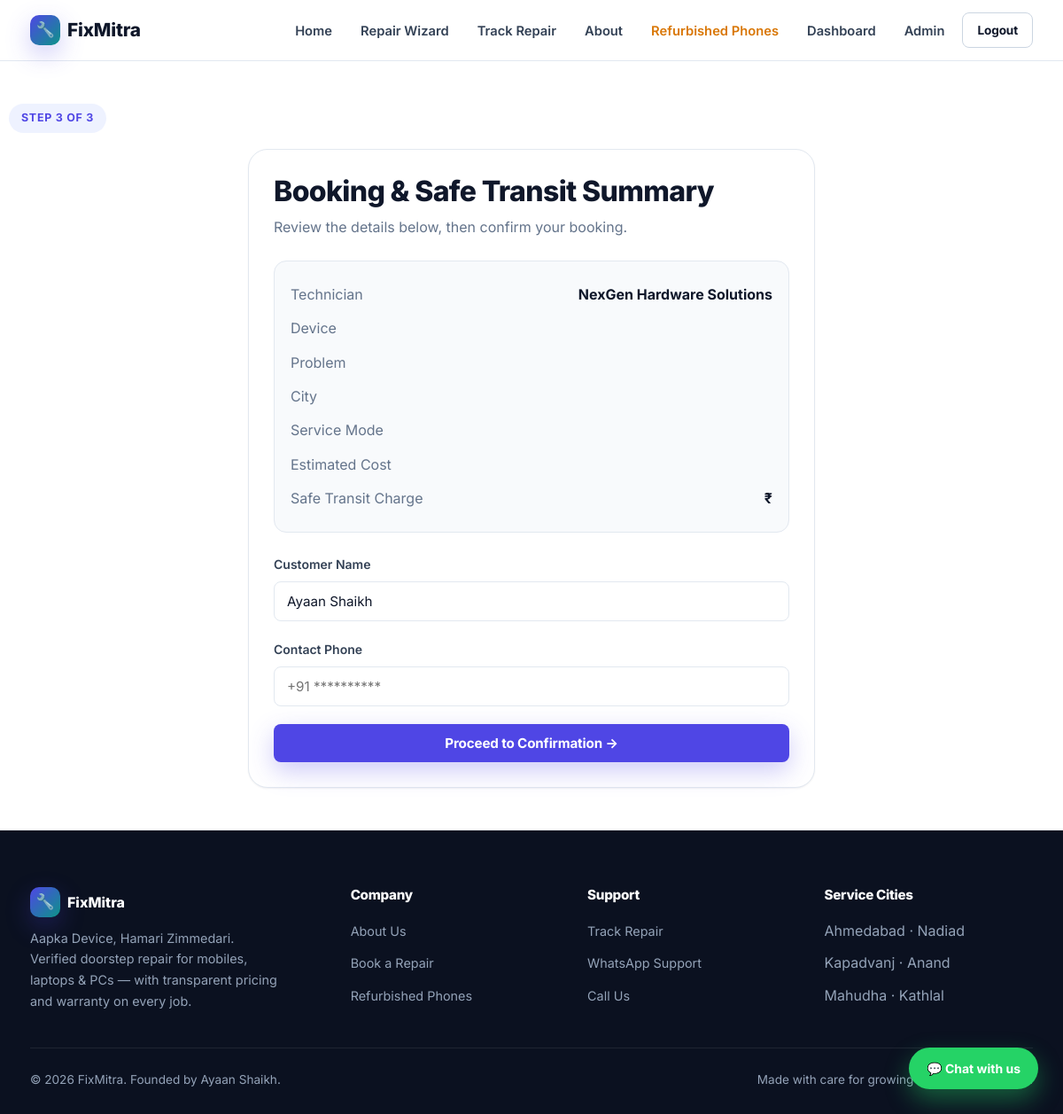
Page /book/3 (signed in) on the earlier database version.
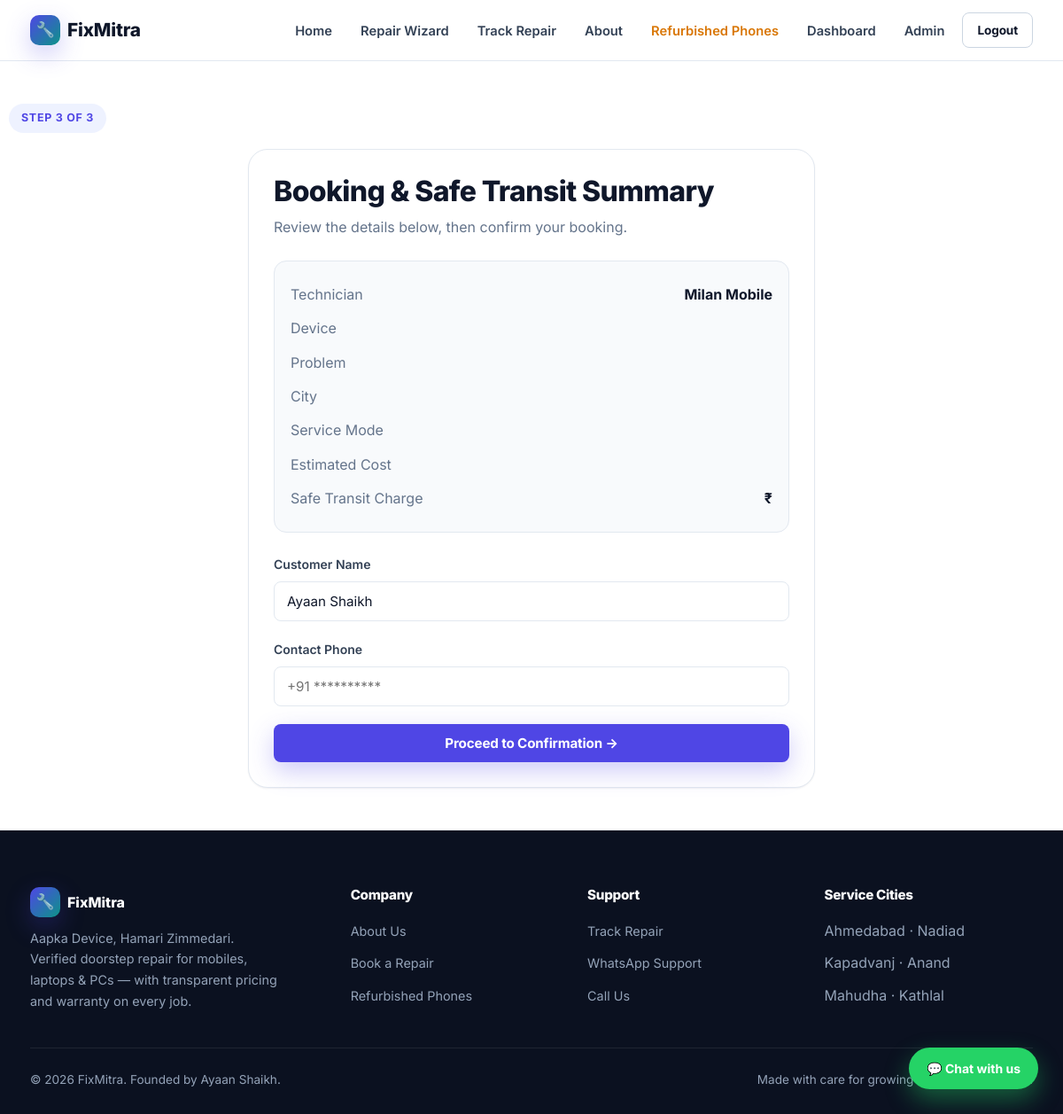
Same page on the later database version.
### tables this page shows
CREATE TABLE technicians (
        id INTEGER PRIMARY KEY AUTOINCREMENT,
        name TEXT NOT NULL,
        rating REAL DEFAULT 4.8,
        repairs_completed INTEGER DEFAULT 0,
        distance_km REAL DEFAULT 2.5,
        warranty_days INTEGER DEFAULT 90,
        specialty TEXT,
        verified INTEGER DEFAULT 1
    );

### app.py (the view, shortened to what this page needs)
@app.route('/book/<int:tech_id>', methods=['GET', 'POST'])
@login_required
def book(tech_id):
    conn = get_db()
    tech = conn.execute('SELECT * FROM technicians WHERE id = ?', (tech_id,)).fetchone()
    conn.close()
    if not tech:
        flash("Selected technician not found.", "danger")
        return redirect(url_for('technicians'))
    return render_template('booking.html', tech=tech, info=session.get('repair_data', {}))

### app.py (called while the page is built)
def get_db():
    conn = sqlite3.connect(DB_PATH)
    conn.row_factory = sqlite3.Row
    conn.execute('PRAGMA foreign_keys = ON')
    return conn

@app.context_processor
def inject_globals():
    return {'current_year': datetime.now().year}

def login_required(f):
    @wraps(f)
    def decorated_function(*args, **kwargs):
        if 'user_id' not in session:
            flash("Please log in to access this page.", "warning")
            return redirect(url_for('login', next=request.url))
        return f(*args, **kwargs)
    return decorated_function

### templates/booking.html (shortened to what this page needs)
{% extends 'base.html' %}
{% block content %}
<div class="container" style="padding: 48px 0;">
    <span class="eyebrow">Step 3 of 3</span>
    <div class="card max-w-md">
        <h2 class="mb-8">Booking & Safe Transit Summary</h2>
        <p class="text-muted mb-24">Review the details below, then confirm your booking.</p>
        <div style="background: var(--surface-alt); padding: 18px; border-radius: var(--radius-md); margin-bottom: 24px; border: 1px solid var(--border);">
            <div class="row-between" style="padding: 6px 0;"><span class="text-muted">Technician</span><strong>{{ tech.name }}</strong></div>
            <div class="row-between" style="padding: 6px 0;"><span class="text-muted">Device</span><strong>{{ info.brand }} {{ info.device }}</strong></div>
            <div class="row-between" style="padding: 6px 0;"><span class="text-muted">Problem</span><strong>{{ info.problem }}</strong></div>
            <div class="row-between" style="padding: 6px 0;"><span class="text-muted">City</span><strong>{{ info.city }}</strong></div>
            <div class="row-between" style="padding: 6px 0;"><span class="text-muted">Service Mode</span><strong>{{ info.service_mode }}</strong></div>
            <div class="row-between" style="padding: 6px 0;"><span class="text-muted">Estimated Cost</span><strong style="color: var(--primary);">{{ info.estimate }}</strong></div>
            <div class="row-between" style="padding: 6px 0;"><span class="text-muted">Safe Transit Charge</span><strong>₹{{ info.delivery_charge }}</strong></div>
        </div>
        <form action="/book/{{ tech.id }}" method="POST">
            <div class="form-group">
                <label>Customer Name</label>
                <input type="text" name="name" class="form-control" value="{{ session.get('user_name', '') }}" required>
            </div>
            <div class="form-group">
                <label>Contact Phone</label>
                <input type="tel" name="phone" class="form-control" required placeholder="+91 **********">
            </div>
            <button type="submit" class="btn btn-primary btn-block">Proceed to Confirmation →</button>
        </form>
    </div>
</div>
{% endblock %}

Differences in the rows shown:
changed technicians: name "NexGen Hardware Solutions" → "Milan Mobile"
